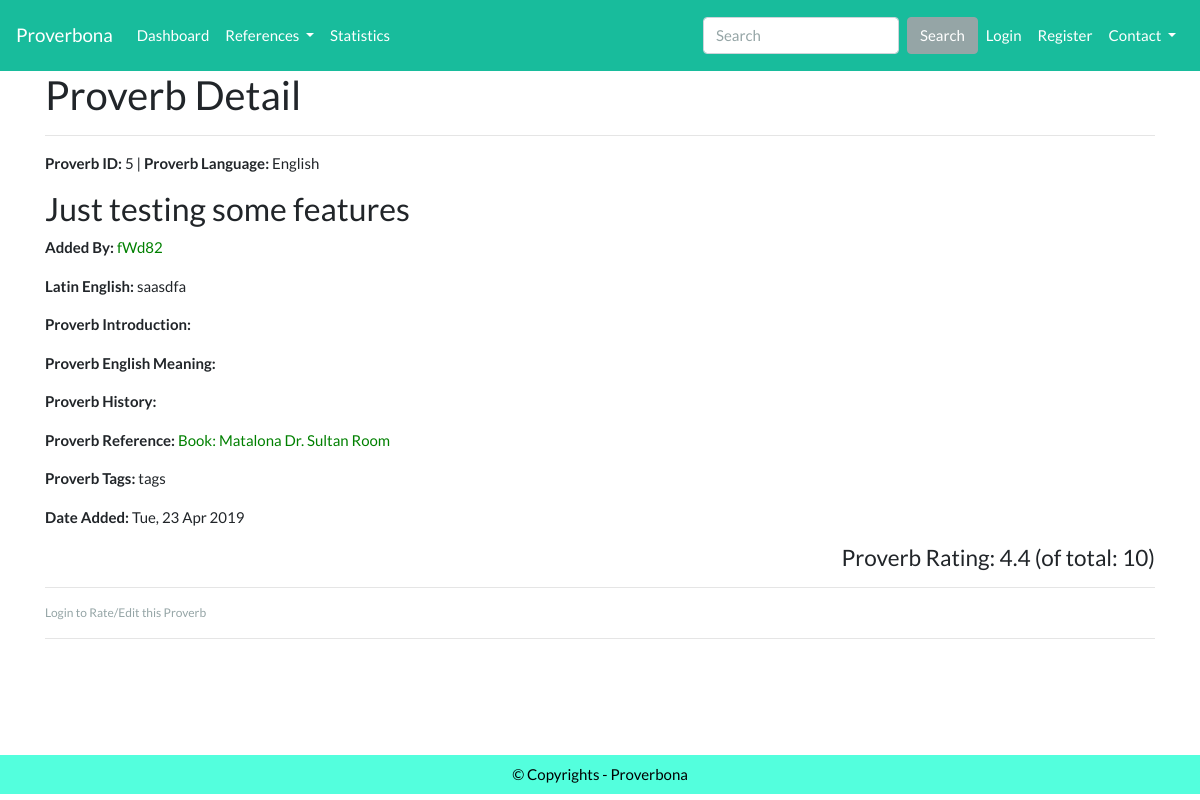
/proverb/proverb_detail/5, run on the app's committed database.
### tables this page shows
CREATE TABLE `table_proverb` (
  `proverb_id` int(11) NOT NULL,
  `proverb_lang` int(11) DEFAULT NULL,
  `proverb_statement` text NOT NULL,
  `proverb_latin_eng` text,
  `proverb_introduction` text,
  `proverb_eng_meaning` text,
  `proverb_history` text,
  `proverb_reference` int(11) NOT NULL,
  `proverb_tags` varchar(45) DEFAULT NULL,
  `proverb_addedby` int(11) DEFAULT NULL,
  `proverb_contributors` int(11) DEFAULT NULL,
  `proverb_timestamp` timestamp NULL DEFAULT CURRENT_TIMESTAMP
);

CREATE TABLE `table_lang` (
  `lang_id` int(11) NOT NULL,
  `lang_locale` varchar(45) DEFAULT NULL,
  `lang_name` varchar(45) DEFAULT NULL,
  `lang_timestamp` timestamp NULL DEFAULT CURRENT_TIMESTAMP
);

CREATE TABLE `table_user` (
  `user_id` int(11) NOT NULL,
  `user_fullname` varchar(45) DEFAULT NULL,
  `user_email` varchar(45) NOT NULL,
  `user_name` varchar(45) NOT NULL,
  `user_password` varchar(45) DEFAULT NULL,
  `user_nativelang` int(11) DEFAULT NULL,
  `user_otherlang` text,
  `user_country` varchar(45) DEFAULT NULL,
  `user_address` text,
  `user_department` varchar(45) DEFAULT NULL,
  `user_bio` text,
  `user_timestamp` timestamp NULL DEFAULT CURRENT_TIMESTAMP
);

CREATE TABLE `table_reference` (
  `reference_id` int(11) NOT NULL,
  `reference_lang` int(11) DEFAULT NULL,
  `reference_title` text,
  `reference_category` varchar(45) DEFAULT NULL,
  `reference_author` varchar(45) DEFAULT NULL,
  `reference_introduction` text,
  `reference_published_year` varchar(45) DEFAULT NULL,
  `reference_img_path` varchar(45) DEFAULT NULL,
  `reference_addedby` int(11) DEFAULT NULL,
  `reference_timestamp` timestamp NULL DEFAULT CURRENT_TIMESTAMP
);

### application/controllers/Proverb.php (called while the page is built, shortened)
<?php
    class Proverb extends CI_Controller{
        public function proverb_detail($id){
            $my_proverbs =      $this->Proverbs_model->get_proverb_in_detail($id);
            $proverbs_rating =  $this->Proverbs_model->proverbs_individual_rating($id);
            $this->load->view('public/proverb_detail', compact(['my_proverbs', 'proverbs_rating', 'proverb_contributors']));
        }
        public function __construct(){
            $this->load->model('Proverbs_model');
            $this->load->model('User_model');
        }
}

### index.php (called while the page is built, shortened)
<?php
require_once BASEPATH.'core/CodeIgniter.php';

### application/models/Proverbs_model.php (called while the page is built, shortened)
<?php
    class Proverbs_model extends CI_Model{
        public function get_proverb_in_detail($id) {
            $q = $this->db->from('table_proverb')
                        ->where( ['proverb_id' => $id] )
                        ->join('table_lang', 'table_proverb.proverb_lang = table_lang.lang_id')
                        ->join('table_user', 'table_proverb.proverb_addedby = table_user.user_id')
                        ->join('table_reference', 'table_proverb.proverb_reference = table_reference.reference_id')
                        ->get();
            if ($q->num_rows())
                return $q->row();
            return false;
        }
        function proverbs_individual_rating($id){
            $query = $this->db
                            ->select()
                            ->from('table_rating_proverb')
                            ->where('proverb_id', $id)
                            ->get();
            if ($query->num_rows())
                return $query->result();
            return false;
        }
}

### application/views/public/proverb_detail.php (the view, shortened to what this page needs)
<?php
if ($feedback_by = $this->session->userdata('login_id')) {
    require_once('application/views/admin/admin_header.php');
}else{include('public_header.php');}
?>
<?php $user_id = $this->session->userdata('login_id'); ?>
<div class="container">
    <h2>Proverb Detail</h2>
    <hr>
    <div class="row">
        <div class="col col-lg-12">
            <p> <?= "<strong>Proverb ID:</strong> " .               $my_proverbs->proverb_id . " | <strong>Proverb Language:</strong> " .       $my_proverbs->lang_name ; ?></p>
            <h3 class=""> <?= $my_proverbs->proverb_statement; ?></h3>
            <p> <?= "<strong>Added By:</strong> " .                 anchor(base_url('user/user_profile'). "/{$my_proverbs->user_name}", $my_proverbs->user_name);?></p>
            <p> <?= "<strong>Latin English:</strong> " .            $my_proverbs->proverb_latin_eng; ?></p>
            <p> <?= "<strong>Proverb Introduction:</strong> " .     $my_proverbs->proverb_introduction; ?></p>
            <p> <?= "<strong>Proverb English Meaning:</strong> " .  $my_proverbs->proverb_eng_meaning; ?></p>
            <p> <?= "<strong>Proverb History:</strong> " .          $my_proverbs->proverb_history ; ?></p>
            <p> <?= "<strong>Proverb Reference:</strong> " .        anchor(base_url('reference/reference_profile')."/{$my_proverbs->reference_id}", $my_proverbs->reference_category . ": " . $my_proverbs->reference_title . " " . $my_proverbs->reference_author); ?></p>
            <p> <?= "<strong>Proverb Tags:</strong> " .             $my_proverbs->proverb_tags; ?></p>
            <p> <?= "<strong>Date Added:</strong> " .               date("D, d M Y", strtotime($my_proverbs->proverb_timestamp));?></p>
        </div>
    </div>
    <div class="text-right">
        <?php $rating_given = 0; $total_rating = 0;
          if ($proverbs_rating) {
            foreach ($proverbs_rating as $total_no_of_proverbs_starss){
              $rating_given += $total_no_of_proverbs_starss->rating_proverb_rating_value;
            }
            $total_rating = count($proverbs_rating);
            $total_rating_divide = ($rating_given/$total_rating);
            echo "<h4>Proverb Rating: " . round($total_rating_divide, 1) . " (of total: " . $total_rating . ")</h4>";
          }else{ $proverbs_rating = 0;
            echo "<h4>Proverb Rating: 0";
          }
        ?>
    </div>
    <hr>
  <?php
  if($this->session->userdata('login_id')){ ?>
    <div class="row">
      <?= form_open(base_url('proverb/rate_proverb')); ?>
        <div class="form-group">
        <label for="rating_proverb_rating_value">Proverb Rating</label>
        <?php
        $options = array(
          ''          => 'Rate Proverb ...',
          '1'         => '1',
          '2'         => '2',
          '3'         => '3',
          '4'         => '4',
          '5'         => '5' );
        $attributes = array(
          'id'    => 'rating_proverb_rating_value',
          'class' => 'form-control'
        );
        echo
        form_dropdown('rating_proverb_rating_value', $options, 'Rate Proverb', $attributes);
        ?>
        <?php echo form_error('rating_proverb_rating_value'); ?>
        <small id="" class="form-text text-muted">Rate this proverb out of 5</small>
    </div>
    <?php echo form_hidden('user_id', $user_id); ?>
    <?php echo form_hidden('proverb_id', $my_proverbs->proverb_id); ?>
    <?php echo form_submit(['name'=>'Submit', 'class'=>'btn btn-success my-2 my-sm-0', 'value'=>'Submit', 'id'=>'submit']); ?>
    </form>
  <?php }else{
      echo '<small id="" class="form-text text-muted">Login to Rate/Edit this Proverb</small>';
    } ?>
  <hr>
    </div>
<br><br><br><br>
<?php include('public_footer.php'); ?>

### assets/css/mystyles.css (style rules this page uses)
html, body { min-height:100%; height: 100%; }
a { color: green; }

### data on the page
table_proverb: proverb_id "5", proverb_lang.lang_name "English", proverb_statement "Just testing some features", proverb_addedby.user_name "fWd82", proverb_latin_eng "saasdfa", proverb_reference.reference_author "Book: Matalona Dr. Sultan Room", proverb_tags "tags", proverb_timestamp "Tue, 23 Apr 2019"

### other printed values
$total_rating_divide "4.4"
$total_rating "10"
